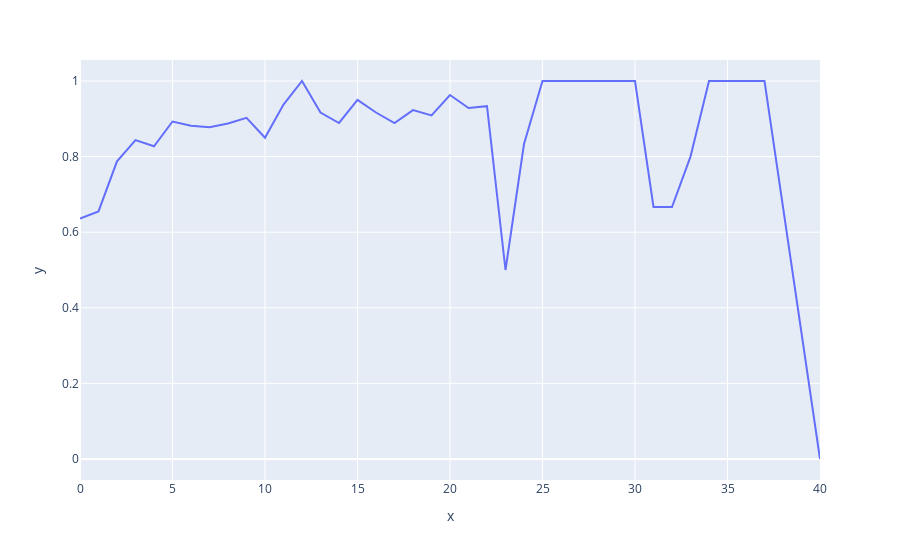

Notebook source saved alongside this figure:
### Code cell
px.line(x= life_table.index, y = life_table["RemainInEmployment"])

### Figure 1 — Plotly figure (JSON) as saved in the notebook; plotly's stock layout.template omitted (floating-point values rounded to 4 significant figures)
{"data": [{"hovertemplate": "x=%{x}<br>y=%{y}<extra></extra>", "legendgroup": "", "line": {"color": "#636efa", "dash": "solid"}, "mode": "lines", "name": "", "orientation": "v", "showlegend": false, "type": "scatter", "x": [0, 1, 2, 3, 4, 5, 6, 7, 8, 9, 10, 11, 12, 13, 14, 15, 16, 17, 18, 19, 20, 21, 22, 23, 24, 25, 26, 27, 29, 30, 31, 32, 33, 34, 36, 37, 40], "xaxis": "x", "y": [0.6364, 0.655, 0.7874, 0.8438, 0.8273, 0.8929, 0.8816, 0.8778, 0.8875, 0.9024, 0.85, 0.9375, 1, 0.9167, 0.8889, 0.95, 0.9167, 0.8889, 0.9231, 0.9091, 0.963, 0.9286, 0.9333, 0.5, 0.8333, 1, 1, 1, 1, 1, 0.6667, 0.6667, 0.8, 1, 1, 1, 0], "yaxis": "y"}], "layout": {"legend": {"tracegroupgap": 0}, "margin": {"t": 60}, "xaxis": {"anchor": "y", "domain": [0, 1], "title": {"text": "x"}}, "yaxis": {"anchor": "x", "domain": [0, 1], "title": {"text": "y"}}}}
